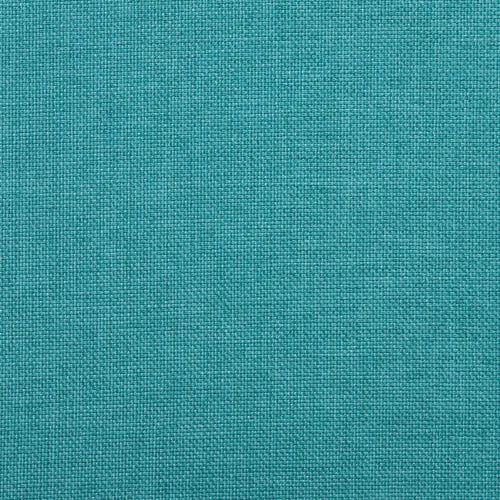
#> input picture fabric_images/plain_green_fabric.jpg, 500 x 500 px
$ python test.py
#> lines starting #> are read from the running program, lines starting #| are printed output that depends on the picture
from pathlib import Path
import cv2
import numpy as np

# ==========================================================
# PATHS
# ==========================================================
BASE_DIR = Path(__file__).resolve().parents[2]
INPUT = BASE_DIR / "fabric_images" / "plain_green_fabric.jpg"
OUTPUT = BASE_DIR / "test_images" / "fabric_far_view_frequency.png"

OUTPUT.parent.mkdir(parents=True, exist_ok=True)


# ==========================================================
# PARAMETERS FOR FREQUENCY DECOMPOSITION
# ==========================================================
# 1. Base Smoothness (Low Frequency)
#    Controls how much macro-shading/color is preserved.
BASE_BLUR_SIGMA = 3.0

# 2. Thread Weave Attenuation (High Frequency)
#    - 1.00 = Original extreme close-up thread contrast.
#    - 0.00 = Completely flat (paint look).
#    - 0.18 to 0.25 = Distant view where real threads are subtle but visible.
WEAVE_CONTRAST_SCALE = 0.22


def generate_true_fabric_far_view(input_path, output_path):
    print(f"Loading: {input_path}")
    img = cv2.imread(str(input_path))
#> img is the input picture: shape (500, 500, 3); mean B, G, R 152.7, 145.1, 57.1

    if img is None:
        raise FileNotFoundError(f"Image not found at {input_path}")

    # Convert to float32 [0, 1] range for precise linear frequency manipulation
    img_float = img.astype(np.float32) / 255.0

    # ------------------------------------------------------
    # STEP 1: Extract Low-Frequency Base (Broad Color & Shading)
    # ------------------------------------------------------
    # Using a soft Gaussian filter to capture macroscopic tone
    low_freq = cv2.GaussianBlur(
        img_float, (0, 0), sigmaX=BASE_BLUR_SIGMA, sigmaY=BASE_BLUR_SIGMA
    )
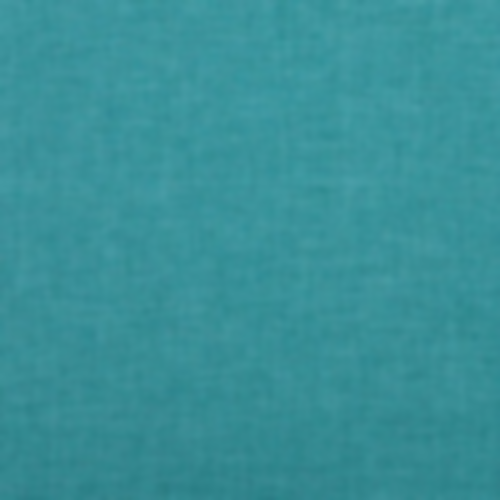
#> low_freq: shape (500, 500, 3) float32; mean B, G, R 0.599, 0.569, 0.224

    # ------------------------------------------------------
    # STEP 2: Extract High-Frequency Structure (Actual Thread Weave)
    # High_Freq = Original_Image - Low_Freq
    # Contains ONLY the micro-threads, tiny gaps, and real surface texture
    # ------------------------------------------------------
    high_freq = img_float - low_freq
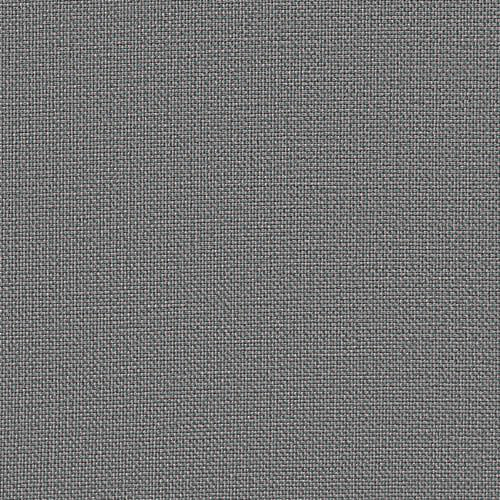
#> high_freq: shape (500, 500, 3) float32; mean B, G, R -1.15e-05, -1.19e-05, -1.32e-05; drawn with min black and max white

    # ------------------------------------------------------
    # STEP 3: Reconstruct Image with Attenuated Weave Contrast
    # We suppress the thread magnitude to simulate spatial distance,
    # without destroying the structural geometry of the weave.
    # ------------------------------------------------------
    reconstructed = low_freq + (high_freq * WEAVE_CONTRAST_SCALE)

    # ------------------------------------------------------
    # STEP 4: Convert back to uint8 [0, 255] and Save
    # ------------------------------------------------------
    final_output = np.clip(reconstructed * 255.0, 0, 255).astype(np.uint8)

    cv2.imwrite(
        str(output_path), final_output, [cv2.IMWRITE_PNG_COMPRESSION, 3]
    )
    print(f"Frequency-filtered fabric image saved to: {output_path}")


if __name__ == "__main__":
    generate_true_fabric_far_view(INPUT, OUTPUT)
